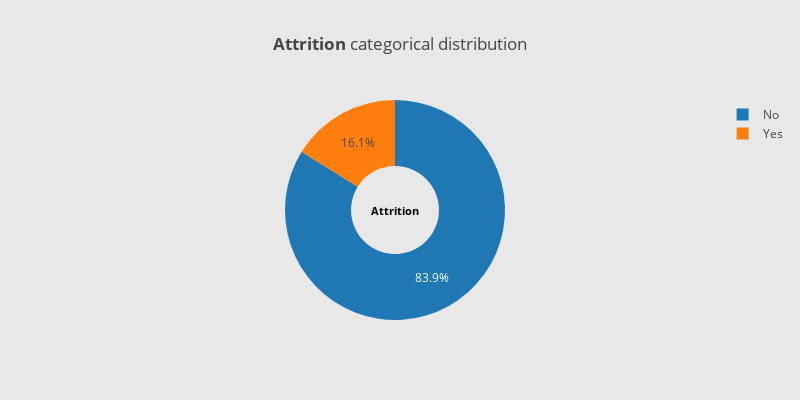
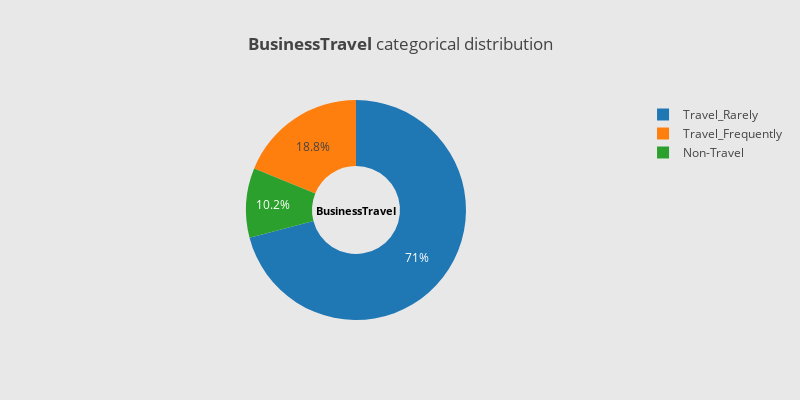
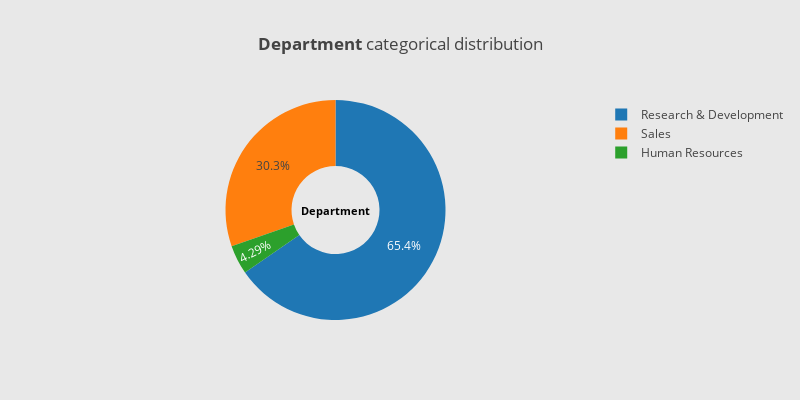
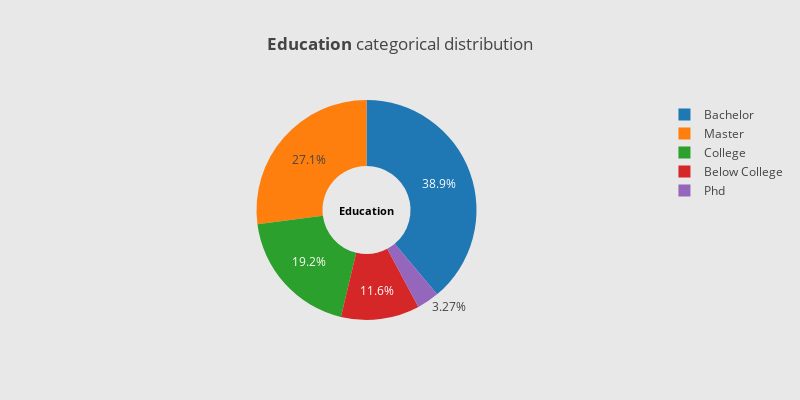

These figures' notebook cell, in order:
### Code cell
for i in obj_val_col:
    myUtilityFunction.plot_categorical(data_df, i)

### Figure 1 — Plotly figure (JSON) as saved in the notebook; plotly's stock layout.template omitted (floating-point values rounded to 4 significant figures)
{"data": [{"hole": 0.4, "hoverinfo": "label+value+name", "labels": ["No", "Yes"], "name": "Attrition", "type": "pie", "uid": "9e14f201-8693-4553-94bb-9f82d5a0edec", "values": [1233, 237]}], "layout": {"annotations": [{"font": {"color": "black", "size": 11}, "showarrow": false, "text": "<b>Attrition</b>", "x": 0.5, "y": 0.5}], "autosize": false, "height": 400, "paper_bgcolor": "#e8e8e8", "plot_bgcolor": "#e8e8e8", "title": {"text": "<b>Attrition</b> categorical distribution"}, "width": 800}}

### Figure 2 — Plotly figure (JSON) as saved in the notebook; plotly's stock layout.template omitted (floating-point values rounded to 4 significant figures)
{"data": [{"hole": 0.4, "hoverinfo": "label+value+name", "labels": ["Travel_Rarely", "Travel_Frequently", "Non-Travel"], "name": "BusinessTravel", "type": "pie", "uid": "e841ef72-f83d-4656-a625-28588e1609c9", "values": [1043, 277, 150]}], "layout": {"annotations": [{"font": {"color": "black", "size": 11}, "showarrow": false, "text": "<b>BusinessTravel</b>", "x": 0.5, "y": 0.5}], "autosize": false, "height": 400, "paper_bgcolor": "#e8e8e8", "plot_bgcolor": "#e8e8e8", "title": {"text": "<b>BusinessTravel</b> categorical distribution"}, "width": 800}}

### Figure 3 — Plotly figure (JSON) as saved in the notebook; plotly's stock layout.template omitted (floating-point values rounded to 4 significant figures)
{"data": [{"hole": 0.4, "hoverinfo": "label+value+name", "labels": ["Research & Development", "Sales", "Human Resources"], "name": "Department", "type": "pie", "uid": "216a0263-a0f6-4eee-af42-636129ce2533", "values": [961, 446, 63]}], "layout": {"annotations": [{"font": {"color": "black", "size": 11}, "showarrow": false, "text": "<b>Department</b>", "x": 0.5, "y": 0.5}], "autosize": false, "height": 400, "paper_bgcolor": "#e8e8e8", "plot_bgcolor": "#e8e8e8", "title": {"text": "<b>Department</b> categorical distribution"}, "width": 800}}

### Figure 4 — Plotly figure (JSON) as saved in the notebook; plotly's stock layout.template omitted (floating-point values rounded to 4 significant figures)
{"data": [{"hole": 0.4, "hoverinfo": "label+value+name", "labels": ["Bachelor", "Master", "College", "Below College", "Phd"], "name": "Education", "type": "pie", "uid": "a9bb91e5-1826-4aad-b350-8db78f65583f", "values": [572, 398, 282, 170, 48]}], "layout": {"annotations": [{"font": {"color": "black", "size": 11}, "showarrow": false, "text": "<b>Education</b>", "x": 0.5, "y": 0.5}], "autosize": false, "height": 400, "paper_bgcolor": "#e8e8e8", "plot_bgcolor": "#e8e8e8", "title": {"text": "<b>Education</b> categorical distribution"}, "width": 800}}
